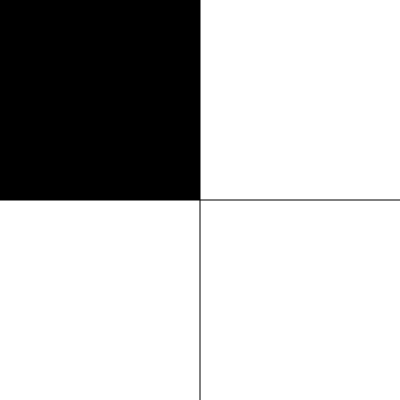
Frame 1 (no input)
Frame 60 (no input): identical to frame 1, image omitted
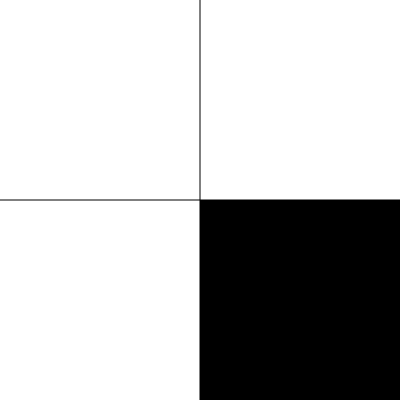
Frame 120 (the mouse pressed at the canvas centre since frame 60)

The p5.js sketch that drew these frames (run headless with seeded random() and noise() and a simulated clock; from frame 60 on, the mouse is pressed at the canvas centre):

// p5.js sketch
// ── sketch.js
function setup() {
	createCanvas(400, 400);
}

function draw() {
	background(255);

	// divide into quads
	stroke(0);
	line(width/2, 0, width/2, height);
	line(0, height/2, width, height/2);

	// Fill a black color
	noStroke();
	fill(0);
	if (mouseX < width/2 && mouseY < height/2) {
		rect(0, 0, width/2, height/2);
	} else if (mouseX > width/2 && mouseY < height/2) {
		rect(width/2, 0, width/2, height/2);
	} else if (mouseX < width/2 && mouseY > height/2) {
		rect(0, height/2, width/2, height/2);
	} else {
		rect(width/2, height/2, width/2, height/2);
	}
}
